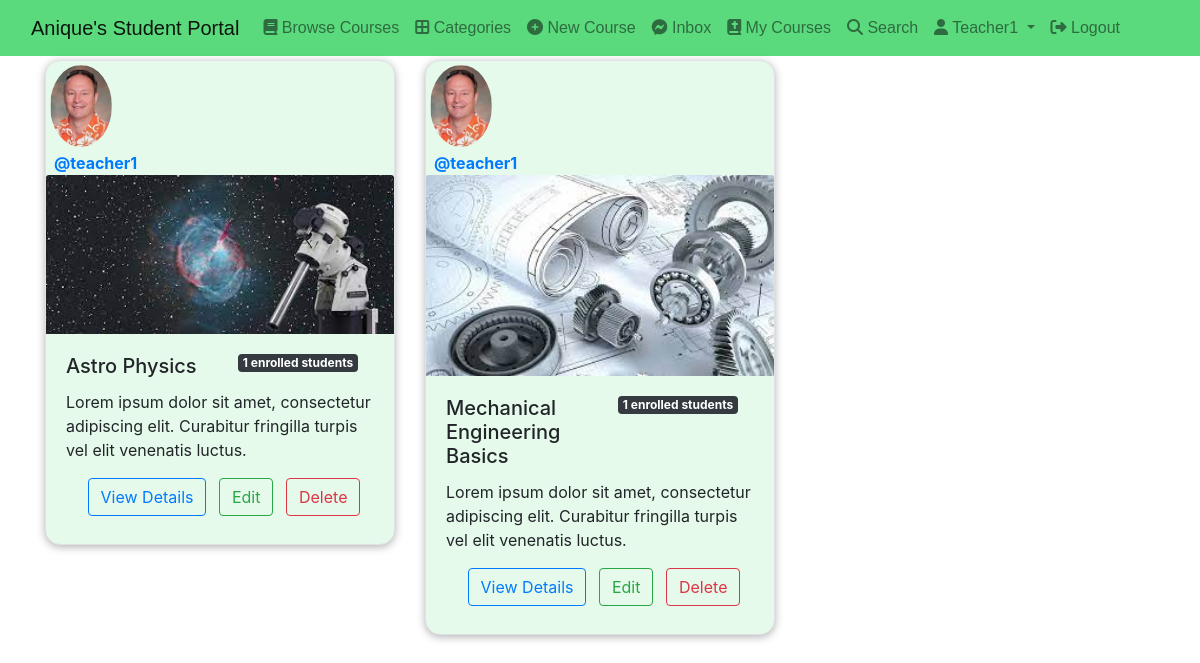
The page /course/my_courses/ (signed in) on the database its author committed.
### classroom/models.py (models this page shows, shortened)
class Course(models.Model):
    id = models.UUIDField(primary_key=True, default=uuid.uuid4, editable=False)
    announcements = models.ManyToManyField(Announcement)
    picture = models.ImageField(upload_to=course_directory_path)
    title = models.CharField(max_length=100, verbose_name='Title')
    description = models.TextField()
    category = models.ForeignKey(Category, on_delete=models.CASCADE)
    syllabus = RichTextField()
    user = models.ForeignKey(
        User, on_delete=models.CASCADE, related_name='course_owner')
    enrolled = models.ManyToManyField(User)
    modules = models.ManyToManyField(Module)
    questions = models.ManyToManyField(CourseQuestion)
    created_at = models.DateTimeField(auto_now_add=True)

### authy/models.py (models this page shows, shortened)
class Profile(models.Model):
	user = models.OneToOneField(User, on_delete=models.CASCADE, related_name='profile')
	full_name = models.CharField(max_length=50, null=True, blank=True)
	location = models.CharField(max_length=50, null=True, blank=True)
	url = models.CharField(max_length=80, null=True, blank=True)
	profile_info = models.TextField(max_length=1500, null=True, blank=True)
	created = models.DateField(auto_now_add=True)
	picture = models.ImageField(upload_to=user_directory_path_profile, blank=True, null=True, verbose_name='Picture')
	banner = models.ImageField(upload_to=user_directory_path_banner, blank=True, null=True, verbose_name='Banner')

### classroom/views.py (the view)
# urls.py: path("my_courses/", my_courses, name='my-courses'),
@login_required
def my_courses(request):
    courses = Course.objects.filter(user=request.user).order_by('-created_at')
    default_page = 1
    page = request.GET.get('page', default_page)
    courses_per_page = 6
    paginator = Paginator(courses, courses_per_page)
    try:
        courses_page = paginator.page(page)
    except PageNotAnInteger:
        courses_page = paginator.page(default_page)
    except EmptyPage:
        courses_page = paginator.page(paginator.num_page)
    context = {
        'courses_page': courses_page,
    }
    return render(request, 'classroom/my_courses.html', context)

### direct/views.py (called while the page is built)
def directs_count(request):
    directs_count = 0
    if request.user.is_authenticated:
        directs_count = Message.objects.filter(user=request.user,is_read=False).count()
    return {'directs_count':directs_count}

### student_portal/templates/classroom/my_courses.html (shortened to what this page needs)
{% extends 'base.html' %} {% load static %} {% block content %}
<div class="container">
  <div class="row">
    {% for course in courses_page %}
    <div class="col-sm-4 col-md-4 mb-4">
      <div
        class="card mt-1"
        style="
          background-color: #e6faeb;
          border: 1px solid #dee2e6;
          border-radius: 0.95rem;
          box-shadow: 0 0.125rem 0.5rem rgba(0, 0, 0, 0.3);
        "
      >
        {% if course.user.profile.picture %}
        <img
          class="card-img-right rounded-circle img-fluid p-lg-1"
          style="height: 1%; width: 20%"
          src="{{course.user.profile.picture.url}}"
          alt="Card image cap"
        />
        {% endif %}
        <a
          href="{% url 'user-profile' course.user.username %}"
          style="text-decoration: none"
          class="pl-2"
          ><strong>@{{course.user.username}}</strong></a
        >
        {% if course.picture.url %}
        <img
          class="card-img-top"
          src="{{course.picture.url}}"
          alt="Card image
            cap"
        />
        {% endif %}
        <div class="card-body">
          <p class="badge bg-dark float-end mb-3 mr-3">
            {{course.enrolled.count}} enrolled students
          </p>
          <h5 class="card-title">{{ course.title }}</h5>
          <p class="card-text">{{ course.description }}</p>
          <div class="text-center">
            <a
              href="{% url 'course-detail' course.id %}"
              class="btn btn-outline-primary ml-2 mb-2"
              >View Details</a
            >
            <a
              href="{% url 'edit-course' course.id %}"
              class="btn btn-outline-success ml-2 mb-2"
              >Edit</a
            >
            <button
              type="button"
              class="btn btn-outline-danger ml-2 mb-2"
              data-toggle="modal"
              data-target="#exampleModal{{course.id}}"
            >
              Delete
            </button>
          </div>
        </div>
      </div>
    </div>
    {% endfor %}
  </div>
</div>
{% endblock content %}

### student_portal/templates/base.html (shortened to what this page needs)
{% load static %}
<!DOCTYPE html>
<html lang="en">
  <head>
    <link
      href="https://cdn.jsdelivr.net/npm/bootstrap@5.0.2/dist/css/bootstrap.min.css"
      rel="stylesheet"
    />
    <link
      rel="stylesheet"
      href="https://cdnjs.cloudflare.com/ajax/libs/font-awesome/6.1.1/css/all.min.css"
    />
    <link
      rel="stylesheet"
      href="https://stackpath.bootstrapcdn.com/bootstrap/4.3.1/css/bootstrap.min.css"
    />
  </head>
  <body>
    <nav
      class="navbar navbar-expand-lg navbar-light"
      style="background: #5bd97d; font-family: sans-serif"
    >
      <div class="container-fluid">
        <a class="navbar-brand" href="{% url 'index' %}"
          >Anique's Student Portal</a
        >
        <div class="collapse navbar-collapse" id="navbarSupportedContent">
          <ul class="navbar-nav me-auto mb-2 mb-lg-0">
            <li class="nav-item">
              <a class="nav-link" href="{% url 'browse-courses' %}"
                ><i class="fa fa-book"></i> Browse Courses</a
              >
            </li>
            <li class="nav-item">
              <a class="nav-link" href="{% url 'categories' %}"
                ><i class="fas fa-border-all"></i> Categories</a
              >
            </li>
            <li class="nav-item">
              <a class="nav-link" href="{% url 'new-course' %}"
                ><i class="fa fa-plus-circle"></i> New Course</a
              >
            </li>
            <li class="nav-item">
              <a class="nav-link" href="{% url 'inbox' %}"
                ><i class="fa-brands fa-facebook-messenger"></i> Inbox
              </a>
            </li>
            <li class="nav-item">
              <a class="nav-link" href="{% url 'my-courses' %}"
                ><i class="fa-solid fa-book-bible"></i> My Courses</a
              >
            </li>
            <li class="nav-item">
              <a class="nav-link" href="{% url 'search' %}"
                ><i class="fa-solid fa-search"></i> Search</a
              >
            </li>
            <li class="nav-item dropdown">
              <a
                class="nav-link dropdown-toggle"
                href="#"
                id="navbarDropdown"
                role="button"
                data-bs-toggle="dropdown"
                aria-expanded="false"
              >
                <i class="fa fa-user"></i> {{request.user.username|capfirst}}
              </a>
            </li>
            <li class="nav-item">
              <a class="nav-link" href="{% url 'logout' %}"
                ><i class="fa-solid fa-right-from-bracket"></i> Logout</a
              >
            </li>
          </ul>
        </div>
      </div>
    </nav>
    {% block content %} {% block pagination %} {% endblock pagination %} {% endblock content %}
  </body>
</html>

### rows shown on the page
Course: user.profile.picture (placeholder picture), user.username "teacher1", picture (picture), enrolled.count "1", title "Astro Physics", description "Lorem ipsum dolor sit amet, consectetur adipiscing elit. Curabitur fringilla turpis vel elit venenatis luctus."
Course: user.profile.picture (placeholder picture), user.username "teacher1", picture (picture), enrolled.count "1", title "Mechanical Engineering Basics", description "Lorem ipsum dolor sit amet, consectetur adipiscing elit. Curabitur fringilla turpis vel elit venenatis luctus."

### other values the page prints
{{ request.user.username|capfirst }} "Teacher1"
